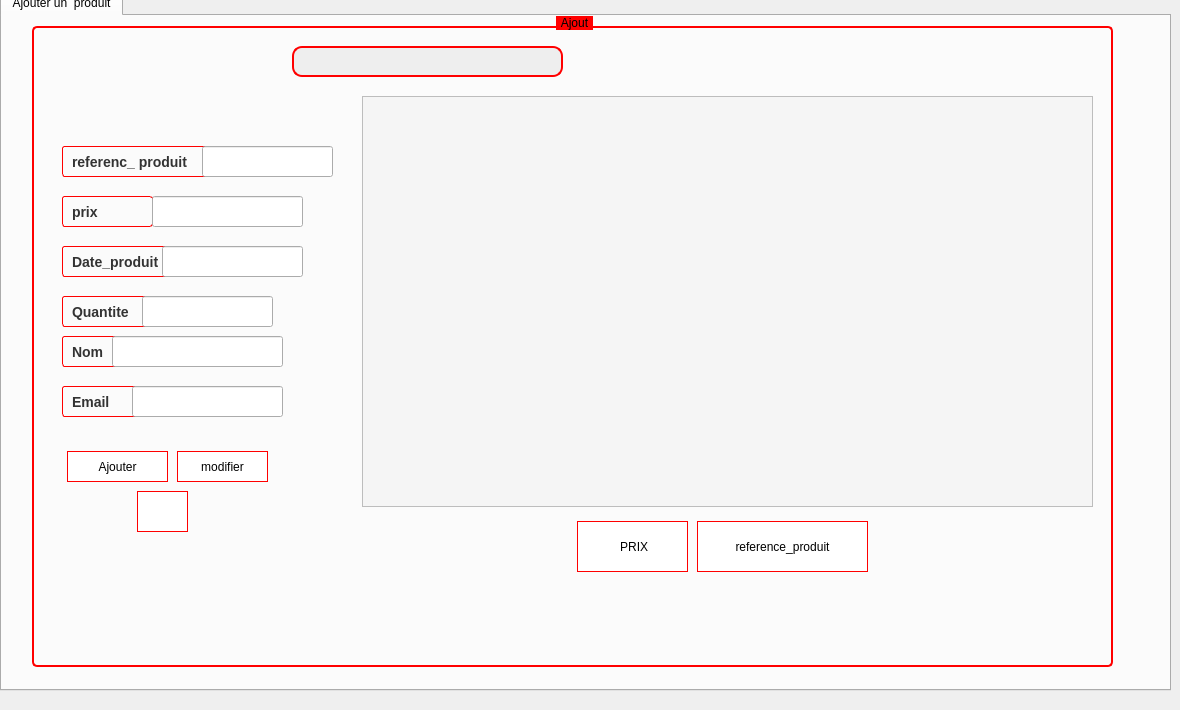
    <widget class="QWidget" name="tab_6">
     <attribute name="title">
      <string>PRODUIT</string>
     </attribute>
     <widget class="QTabWidget" name="tabWidget_3">
      <property name="geometry">
       <rect>
        <x>0</x>
        <y>-10</y>
        <width>1171</width>
        <height>701</height>
       </rect>
      </property>
      <property name="styleSheet">
       <string notr="true"/>
      </property>
      <property name="currentIndex">
       <number>0</number>
      </property>
      <widget class="QWidget" name="tab_7">
       <attribute name="title">
        <string>Ajouter un  produit</string>
       </attribute>
       <widget class="QGroupBox" name="groupBox_3">
        <property name="geometry">
         <rect>
          <x>30</x>
          <y>0</y>
          <width>1081</width>
          <height>651</height>
         </rect>
        </property>
        <property name="styleSheet">
         <string notr="true">QGroupBox {
    border: 2px solid red; /* Changer la couleur de la bordure à rouge */
    border-radius: 5px;
    margin-top: 10px;
}

QGroupBox::title {
    subcontrol-origin: margin;
    subcontrol-position: top center;
    padding: 0 3px;
    background-color: red; /* Changer la couleur de fond à rouge */
    
    /* Styles de police pour le titre */
    font-family: Arial, sans-serif;
    font-size: 16px;
    font-weight: bold;
    color: black; /* Laisser la couleur du texte en noir */
}</string>
        </property>
        <property name="title">
         <string>Ajout</string>
        </property>
        <widget class="QLabel" name="reference_produit">
         <property name="geometry">
          <rect>
           <x>30</x>
           <y>130</y>
           <width>161</width>
           <height>31</height>
          </rect>
         </property>
         <property name="styleSheet">
          <string notr="true">
QLabel {
    background-color: transparent; /* Rendre le fond transparent */
    color: #333; /* Couleur du texte pour contraster (noir) */
    border: 1px solid #FF0000; /* Bordure pour définir les limites du QLabel (rouge) */
    padding: 5px; /* Espacement interne pour le texte */
    border-radius: 3px; /* Coins arrondis */

    /* Styles de police */
    font-family: Arial, sans-serif; /* Famille de police */
    font-size: 14px; /* Taille de police */
    font-weight: bold; /* Poids de la police (gras) */
}

</string>
         </property>
         <property name="text">
          <string>referenc_ produit </string>
         </property>
        </widget>
        <widget class="QLabel" name="prix">
         <property name="geometry">
          <rect>
           <x>30</x>
           <y>180</y>
           <width>91</width>
           <height>31</height>
          </rect>
         </property>
         <property name="styleSheet">
          <string notr="true">QLabel {
    background-color: transparent; /* Rendre le fond transparent */
    color: #333; /* Couleur du texte pour contraster (noir) */
    border: 1px solid #FF0000; /* Bordure pour définir les limites du QLabel (rouge) */
    padding: 5px; /* Espacement interne pour le texte */
    border-radius: 3px; /* Coins arrondis */

    /* Styles de police */
    font-family: Arial, sans-serif; /* Famille de police */
    font-size: 14px; /* Taille de police */
    font-weight: bold; /* Poids de la police (gras) */
}

</string>
         </property>
         <property name="text">
          <string>prix</string>
         </property>
        </widget>
        <widget class="QLabel" name="date_produit">
         <property name="geometry">
          <rect>
           <x>30</x>
           <y>230</y>
           <width>151</width>
           <height>31</height>
          </rect>
         </property>
         <property name="styleSheet">
          <string notr="true">
QLabel {
    background-color: transparent; /* Rendre le fond transparent */
    color: #333; /* Couleur du texte pour contraster (noir) */
    border: 1px solid #FF0000; /* Bordure pour définir les limites du QLabel (rouge) */
    padding: 5px; /* Espacement interne pour le texte */
    border-radius: 3px; /* Coins arrondis */

    /* Styles de police */
    font-family: Arial, sans-serif; /* Famille de police */
    font-size: 14px; /* Taille de police */
    font-weight: bold; /* Poids de la police (gras) */
}

</string>
         </property>
         <property name="text">
          <string>Date_produit</string>
         </property>
        </widget>
        <widget class="QLabel" name="quantite">
         <property name="geometry">
          <rect>
           <x>30</x>
           <y>280</y>
           <width>141</width>
           <height>31</height>
          </rect>
         </property>
         <property name="styleSheet">
          <string notr="true">QLabel {
    background-color: transparent; /* Rendre le fond transparent */
    color: #333; /* Couleur du texte pour contraster (noir) */
    border: 1px solid #FF0000; /* Bordure pour définir les limites du QLabel (rouge) */
    padding: 5px; /* Espacement interne pour le texte */
    border-radius: 3px; /* Coins arrondis */

    /* Styles de police */
    font-family: Arial, sans-serif; /* Famille de police */
    font-size: 14px; /* Taille de police */
    font-weight: bold; /* Poids de la police (gras) */
}

</string>
         </property>
         <property name="text">
          <string>Quantite</string>
         </property>
        </widget>
        <widget class="QLabel" name="nom">
         <property name="geometry">
          <rect>
           <x>30</x>
           <y>320</y>
           <width>71</width>
           <height>31</height>
          </rect>
         </property>
         <property name="styleSheet">
          <string notr="true">QLabel {
    background-color: transparent; /* Rendre le fond transparent */
    color: #333; /* Couleur du texte pour contraster (noir) */
    border: 1px solid #FF0000; /* Bordure pour définir les limites du QLabel (rouge) */
    padding: 5px; /* Espacement interne pour le texte */
    border-radius: 3px; /* Coins arrondis */

    /* Styles de police */
    font-family: Arial, sans-serif; /* Famille de police */
    font-size: 14px; /* Taille de police */
    font-weight: bold; /* Poids de la police (gras) */
}

</string>
         </property>
         <property name="text">
          <string>Nom</string>
         </property>
        </widget>
        <widget class="QLineEdit" name="le_reference_produit">
         <property name="geometry">
          <rect>
           <x>170</x>
           <y>130</y>
           <width>131</width>
           <height>31</height>
          </rect>
         </property>
         <property name="autoFillBackground">
          <bool>true</bool>
         </property>
         <property name="styleSheet">
          <string notr="true">QPushButton {
    background-color: white; /* Changer la couleur du fond en blanc */
    color: black; /* Changer la couleur du texte en noir */
    border: 1px solid red; /* Changer la couleur de la bordure en rouge */
    padding: 5px 10px;
    margin: 5px;
}

QPushButton:hover {
    background-color: #DCE0EE;
}
</string>
         </property>
         <property name="text">
          <string/>
         </property>
        </widget>
        <widget class="QLineEdit" name="le_prix">
         <property name="geometry">
          <rect>
           <x>120</x>
           <y>180</y>
           <width>151</width>
           <height>31</height>
          </rect>
         </property>
         <property name="autoFillBackground">
          <bool>true</bool>
         </property>
         <property name="styleSheet">
          <string notr="true">QPushButton {
    background-color: white; /* Changer la couleur du fond en blanc */
    color: black; /* Changer la couleur du texte en noir */
    border: 1px solid red; /* Changer la couleur de la bordure en rouge */
    padding: 5px 10px;
    margin: 5px;
}

QPushButton:hover {
    background-color: #DCE0EE;
}

</string>
         </property>
         <property name="text">
          <string/>
         </property>
        </widget>
        <widget class="QLineEdit" name="le_date_produit">
         <property name="geometry">
          <rect>
           <x>130</x>
           <y>230</y>
           <width>141</width>
           <height>31</height>
          </rect>
         </property>
         <property name="autoFillBackground">
          <bool>true</bool>
         </property>
         <property name="styleSheet">
          <string notr="true">QPushButton {
    background-color: white; /* Changer la couleur du fond en blanc */
    color: black; /* Changer la couleur du texte en noir */
    border: 1px solid red; /* Changer la couleur de la bordure en rouge */
    padding: 5px 10px;
    margin: 5px;
}

QPushButton:hover {
    background-color: #DCE0EE;
}
</string>
         </property>
         <property name="text">
          <string/>
         </property>
        </widget>
        <widget class="QLineEdit" name="le_nom">
         <property name="geometry">
          <rect>
           <x>80</x>
           <y>320</y>
           <width>171</width>
           <height>31</height>
          </rect>
         </property>
         <property name="autoFillBackground">
          <bool>true</bool>
         </property>
         <property name="styleSheet">
          <string notr="true">QPushButton {
    background-color: white; /* Changer la couleur du fond en blanc */
    color: black; /* Changer la couleur du texte en noir */
    border: 1px solid red; /* Changer la couleur de la bordure en rouge */
    padding: 5px 10px;
    margin: 5px;
}

QPushButton:hover {
    background-color: #DCE0EE;
}
</string>
         </property>
         <property name="text">
          <string/>
         </property>
        </widget>
        <widget class="QPushButton" name="pb_Ajouter">
         <property name="geometry">
          <rect>
           <x>30</x>
           <y>430</y>
           <width>111</width>
           <height>41</height>
          </rect>
         </property>
         <property name="styleSheet">
          <string notr="true">QPushButton {
    background-color: white; /* Changer la couleur du fond en blanc */
    color: black; /* Changer la couleur du texte en noir */
    border: 1px solid red; /* Changer la couleur de la bordure en rouge */
    padding: 5px 10px;
    margin: 5px;
}

QPushButton:hover {
    background-color: #DCE0EE;
}</string>
         </property>
         <property name="text">
          <string>Ajouter</string>
         </property>
         <property name="icon">
          <iconset>
           <normaloff>../../Downloads/1091585.png</normaloff>../../Downloads/1091585.png</iconset>
         </property>
         <property name="iconSize">
          <size>
           <width>20</width>
           <height>20</height>
          </size>
         </property>
        </widget>
        <widget class="QPushButton" name="pb_supprimer_3">
         <property name="geometry">
          <rect>
           <x>100</x>
           <y>470</y>
           <width>61</width>
           <height>51</height>
          </rect>
         </property>
         <property name="styleSheet">
          <string notr="true">QPushButton {
    background-color: white; /* Changer la couleur du fond en blanc */
    color: black; /* Changer la couleur du texte en noir */
    border: 1px solid red; /* Changer la couleur de la bordure en rouge */
    padding: 5px 10px;
    margin: 5px;
}

QPushButton:hover {
    background-color: #DCE0EE;
}</string>
         </property>
         <property name="text">
          <string/>
         </property>
         <property name="icon">
          <iconset>
           <normaloff>../../Downloads/6861362.png</normaloff>../../Downloads/6861362.png</iconset>
         </property>
         <property name="iconSize">
          <size>
           <width>20</width>
           <height>20</height>
          </size>
         </property>
        </widget>
        <widget class="QPushButton" name="modifier">
         <property name="geometry">
          <rect>
           <x>140</x>
           <y>430</y>
           <width>101</width>
           <height>41</height>
          </rect>
         </property>
         <property name="styleSheet">
          <string notr="true">QPushButton {
    background-color: white; /* Changer la couleur du fond en blanc */
    color: black; /* Changer la couleur du texte en noir */
    border: 1px solid red; /* Changer la couleur de la bordure en rouge */
    padding: 5px 10px;
    margin: 5px;
}

QPushButton:hover {
    background-color: #DCE0EE;
}</string>
         </property>
         <property name="text">
          <string>modifier</string>
         </property>
         <property name="icon">
          <iconset>
           <normaloff>../../Downloads/6325975.png</normaloff>../../Downloads/6325975.png</iconset>
         </property>
         <property name="iconSize">
          <size>
           <width>20</width>
           <height>20</height>
          </size>
         </property>
        </widget>
        <widget class="QLabel" name="label_1">
         <property name="geometry">
          <rect>
           <x>0</x>
           <y>20</y>
           <width>161</width>
           <height>101</height>
          </rect>
         </property>
         <property name="text">
          <string/>
         </property>
         <property name="pixmap">
          <pixmap>../../Downloads/Sans_titre-2-removebg-preview.png</pixmap>
         </property>
         <property name="scaledContents">
          <bool>true</bool>
         </property>
        </widget>
        <widget class="QTableView" name="tab_produits">
         <property name="geometry">
          <rect>
           <x>330</x>
           <y>80</y>
           <width>731</width>
           <height>411</height>
          </rect>
         </property>
         <property name="styleSheet">
          <string notr="true">QPushButton
{
    border:none;
    font: 75 28pt &quot;Arial&quot;;
}

QTableView {
    background-color: #f5f5f5;
    alternate-background-color: #e0e0e0;
    selection-background-color: #a8d8ea;
    selection-color: #333;
    gridline-color: #ccc;
}

QHeaderView::section {
    background-color: #FF0000; /* Rouge */
    color: white;
    padding: 5px;
    border: 1px solid #ddd;
}

QTableView::item {
    padding: 5px;
}

QTableView::item:selected {
    background-color: #a8d8ea;
}

QTableView::item:hover {
    background-color: #d4e9f8;
}

QScrollBar:vertical {
    border: 1px solid #ddd;
    background: #FF0000; /* Rouge */
    width: 10px;
}

QScrollBar::handle:vertical {
    background: #FF0000; /* Rouge */
}

QScrollBar::add-line:vertical,
QScrollBar::sub-line:vertical {
    border: 1px solid #ddd;
    height: 10px;
    subcontrol-position: top;
    subcontrol-origin: margin;
}

QScrollBar:horizontal {
    border: 1px solid #ddd;
    background: #FF0000; /* Rouge */
    height: 10px;
}

QScrollBar::handle:horizontal {
    background: #FF0000; /* Rouge */
}

QScrollBar::add-line:horizontal,
QScrollBar::sub-line:horizontal {
    border: 1px solid #ddd;
    width: 10px;
    subcontrol-position: left;
    subcontrol-origin: margin;
}
</string>
         </property>
        </widget>
        <widget class="QLabel" name="nom_2">
         <property name="geometry">
          <rect>
           <x>30</x>
           <y>370</y>
           <width>81</width>
           <height>31</height>
          </rect>
         </property>
         <property name="styleSheet">
          <string notr="true">
QLabel {
    background-color: transparent; /* Rendre le fond transparent */
    color: #333; /* Couleur du texte pour contraster (noir) */
    border: 1px solid #FF0000; /* Bordure pour définir les limites du QLabel (rouge) */
    padding: 5px; /* Espacement interne pour le texte */
    border-radius: 3px; /* Coins arrondis */

    /* Styles de police */
    font-family: Arial, sans-serif; /* Famille de police */
    font-size: 14px; /* Taille de police */
    font-weight: bold; /* Poids de la police (gras) */
}

</string>
         </property>
         <property name="text">
          <string>Email</string>
         </property>
        </widget>
        <widget class="QLineEdit" name="le_email">
         <property name="geometry">
          <rect>
           <x>100</x>
           <y>370</y>
           <width>151</width>
           <height>31</height>
          </rect>
         </property>
         <property name="autoFillBackground">
          <bool>true</bool>
         </property>
         <property name="styleSheet">
          <string notr="true">QPushButton {
    background-color: white; /* Changer la couleur du fond en blanc */
    color: black; /* Changer la couleur du texte en noir */
    border: 1px solid red; /* Changer la couleur de la bordure en rouge */
    padding: 5px 10px;
    margin: 5px;
}

QPushButton:hover {
    background-color: #DCE0EE;
}
</string>
         </property>
         <property name="text">
          <string/>
         </property>
        </widget>
        <widget class="QLineEdit" name="le_quantite">
         <property name="geometry">
          <rect>
           <x>110</x>
           <y>280</y>
           <width>131</width>
           <height>31</height>
          </rect>
         </property>
         <property name="styleSheet">
          <string notr="true">QPushButton {
    background-color: white; /* Changer la couleur du fond en blanc */
    color: black; /* Changer la couleur du texte en noir */
    border: 1px solid red; /* Changer la couleur de la bordure en rouge */
    padding: 5px 10px;
    margin: 5px;
}

QPushButton:hover {
    background-color: #DCE0EE;
}

</string>
         </property>
         <property name="text">
          <string/>
         </property>
        </widget>
        <widget class="QPushButton" name="le_pdf">
         <property name="geometry">
          <rect>
           <x>880</x>
           <y>20</y>
           <width>61</width>
           <height>51</height>
          </rect>
         </property>
         <property name="styleSheet">
          <string notr="true">QPushButton {
    border: none;
    font: 8pt &quot;Sitka Display Semibold&quot;;
    text-align: middle;
}

QPushButton:hover {
    color: rgb(255, 255, 255);

    border: none;
    text-align: middle;
}
</string>
         </property>
         <property name="text">
          <string/>
         </property>
         <property name="icon">
          <iconset>
           <normaloff>../../Downloads/337946.png</normaloff>../../Downloads/337946.png</iconset>
         </property>
         <property name="iconSize">
          <size>
           <width>50</width>
           <height>50</height>
          </size>
         </property>
        </widget>
        <widget class="QPushButton" name="le_tri_2">
         <property name="geometry">
          <rect>
           <x>540</x>
           <y>500</y>
           <width>121</width>
           <height>61</height>
          </rect>
         </property>
         <property name="styleSheet">
          <string notr="true">QPushButton {
    background-color: white; /* Changer la couleur du fond en blanc */
    color: black; /* Changer la couleur du texte en noir */
    border: 1px solid red; /* Changer la couleur de la bordure en rouge */
    padding: 5px 10px;
    margin: 5px;
}

QPushButton:hover {
    background-color: #DCE0EE;
}
</string>
         </property>
         <property name="text">
          <string> PRIX</string>
         </property>
         <property name="icon">
          <iconset>
           <normaloff>../../Downloads/tri.png</normaloff>../../Downloads/tri.png</iconset>
         </property>
         <property name="iconSize">
          <size>
           <width>40</width>
           <height>40</height>
          </size>
         </property>
        </widget>
        <widget class="QPushButton" name="le_tri">
         <property name="geometry">
          <rect>
           <x>660</x>
           <y>500</y>
           <width>181</width>
           <height>61</height>
          </rect>
         </property>
         <property name="styleSheet">
          <string notr="true">QPushButton {
    background-color: white; /* Changer la couleur du fond en blanc */
    color: black; /* Changer la couleur du texte en noir */
    border: 1px solid red; /* Changer la couleur de la bordure en rouge */
    padding: 5px 10px;
    margin: 5px;
}

QPushButton:hover {
    background-color: #DCE0EE;
}</string>
         </property>
         <property name="text">
          <string>reference_produit</string>
         </property>
         <property name="icon">
          <iconset>
           <normaloff>../../Downloads/tri.png</normaloff>../../Downloads/tri.png</iconset>
         </property>
         <property name="iconSize">
          <size>
           <width>40</width>
           <height>40</height>
          </size>
         </property>
        </widget>
        <widget class="QPushButton" name="stat_butt">
         <property name="geometry">
          <rect>
           <x>580</x>
           <y>20</y>
           <width>61</width>
           <height>51</height>
          </rect>
         </property>
         <property name="styleSheet">
          <string notr="true">QPushButton {
    border: none;
    font: 8pt &quot;Sitka Display Semibold&quot;;
    text-align: middle;
}

QPushButton:hover {
    color: rgb(255, 255, 255);

    border: none;
    text-align: middle;
}
</string>
         </property>
         <property name="text">
          <string/>
         </property>
         <property name="icon">
          <iconset>
           <normaloff>../../Downloads/4624024.png</normaloff>../../Downloads/4624024.png</iconset>
         </property>
         <property name="iconSize">
          <size>
           <width>50</width>
           <height>50</height>
          </size>
         </property>
        </widget>
        <widget class="QPushButton" name="BtnEnregistrer">
         <property name="geometry">
          <rect>
           <x>950</x>
           <y>40</y>
           <width>61</width>
           <height>31</height>
          </rect>
         </property>
         <property name="styleSheet">
          <string notr="true">QPushButton {
    border: none;
    font: 8pt &quot;Sitka Display Semibold&quot;;
    text-align: middle;
}

QPushButton:hover {
    color: rgb(255, 255, 255);
 

    border: none;
    text-align: middle;
}
</string>
         </property>
         <property name="text">
          <string/>
         </property>
         <property name="icon">
          <iconset>
           <normaloff>../../Downloads/2810399.png</normaloff>../../Downloads/2810399.png</iconset>
         </property>
         <property name="iconSize">
          <size>
           <width>35</width>
           <height>35</height>
          </size>
         </property>
        </widget>
        <widget class="QLineEdit" name="le_recherche">
         <property name="geometry">
          <rect>
           <x>260</x>
           <y>30</y>
           <width>271</width>
           <height>31</height>
          </rect>
         </property>
         <property name="styleSheet">
          <string notr="true">/* Styles de base pour QLineEdit */
QLineEdit {
    background-color: #eee; /* Gris clair */
    color: #000000; /* Noir */
    font-size: 16px;
    font-weight: normal; /* Le style normal est plus approprié pour un QLineEdit */
    border: 2px solid #FF0000; /* Rouge */
    border-radius: 10px;
    padding: 10px;
}

/* Animation de survol */
QLineEdit:hover {
    background-color: #eee /* Gris un peu plus foncé au survol */
}
</string>
         </property>
         <property name="maxLength">
          <number>32775</number>
         </property>
        </widget>
        <widget class="QLabel" name="label_20">
         <property name="geometry">
          <rect>
           <x>540</x>
           <y>40</y>
           <width>31</width>
           <height>20</height>
          </rect>
         </property>
         <property name="text">
          <string/>
         </property>
         <property name="pixmap">
          <pixmap>../../Downloads/editfind_104370.png</pixmap>
         </property>
         <property name="scaledContents">
          <bool>true</bool>
         </property>
        </widget>
       </widget>
      </widget>
     </widget>
    </widget>
